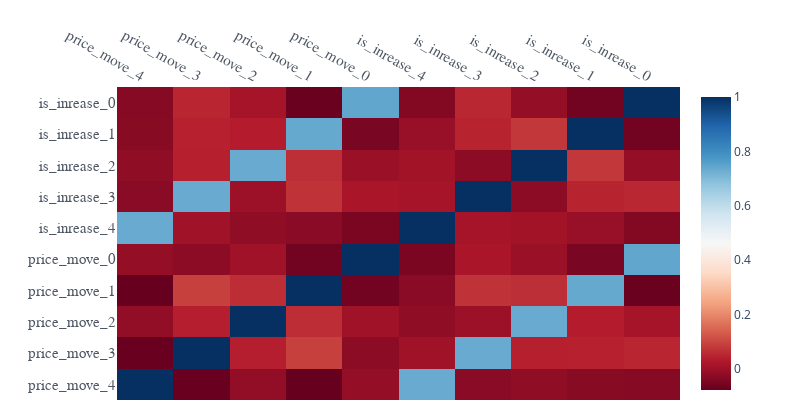

Notebook source saved alongside this figure:
### Code cell
plot_heatmap(df_features.corr())

### Figure 1 — Plotly figure (JSON) as saved in the notebook; plotly's stock layout.template omitted (floating-point values rounded to 4 significant figures)
{"data": [{"colorscale": [[0, "rgb(103,0,31)"], [0.1, "rgb(178,24,43)"], [0.2, "rgb(214,96,77)"], [0.3, "rgb(244,165,130)"], [0.4, "rgb(253,219,199)"], [0.5, "rgb(247,247,247)"], [0.6, "rgb(209,229,240)"], [0.7, "rgb(146,197,222)"], [0.8, "rgb(67,147,195)"], [0.9, "rgb(33,102,172)"], [1, "rgb(5,48,97)"]], "type": "heatmap", "x": ["price_move_4", "price_move_3", "price_move_2", "price_move_1", "price_move_0", "is_inrease_4", "is_inrease_3", "is_inrease_2", "is_inrease_1", "is_inrease_0"], "y": ["price_move_4", "price_move_3", "price_move_2", "price_move_1", "price_move_0", "is_inrease_4", "is_inrease_3", "is_inrease_2", "is_inrease_1", "is_inrease_0"], "z": [[1, -0.07603, -0.01707, -0.07826, -0.01373, 0.7318, -0.02734, -0.01921, -0.03071, -0.03196], [-0.07603, 1, 0.0385, 0.08968, -0.02397, 0.002127, 0.7324, 0.03984, 0.04137, 0.05094], [-0.01707, 0.0385, 1, 0.06118, 0.004017, -0.02046, 1.806e-05, 0.7328, 0.03429, 0.01206], [-0.07826, 0.08968, 0.06118, 1, -0.06035, -0.02861, 0.06842, 0.06346, 0.736, -0.07541], [-0.01373, -0.02397, 0.004017, -0.06035, 1, -0.0495, 0.01793, -0.004736, -0.05282, 0.7438], [0.7318, 0.002127, -0.02046, -0.02861, -0.0495, 1, 0.01245, 0.006937, -0.007591, -0.03804], [-0.02734, 0.7324, 1.806e-05, 0.06842, 0.01793, 0.01245, 1, -0.02429, 0.04609, 0.05195], [-0.01921, 0.03984, 0.7328, 0.06346, -0.004736, 0.006937, -0.02429, 1, 0.07584, -0.01315], [-0.03071, 0.04137, 0.03429, 0.736, -0.05282, -0.007591, 0.04609, 0.07584, 1, -0.06085], [-0.03196, 0.05094, 0.01206, -0.07541, 0.7438, -0.03804, 0.05195, -0.01315, -0.06085, 1]], "zmax": 1, "zmin": -0.07826}], "layout": {"height": 400, "legend": {"bgcolor": "#F5F6F9", "font": {"color": "#4D5663", "family": "Bree Serif", "size": 18}}, "margin": {"b": 0, "l": 0, "r": 120, "t": 0}, "paper_bgcolor": "#FFFFFF", "plot_bgcolor": "#FFFFFF", "title": {"font": {"color": "#4D5663"}}, "width": 800, "xaxis": {"gridcolor": "#E1E5ED", "showgrid": false, "side": "top", "tickfont": {"color": "#4D5663", "family": "Bree Serif", "size": 15}, "title": {"font": {"color": "#4D5663", "family": "Bree Serif", "size": 18}, "text": ""}, "zerolinecolor": "#E1E5ED"}, "yaxis": {"gridcolor": "#E1E5ED", "showgrid": false, "tickfont": {"color": "#4D5663", "family": "Bree Serif", "size": 15}, "tickformat": ".0%", "title": {"font": {"color": "#4D5663", "family": "Bree Serif", "size": 18}, "text": ""}, "zerolinecolor": "#E1E5ED"}}}
